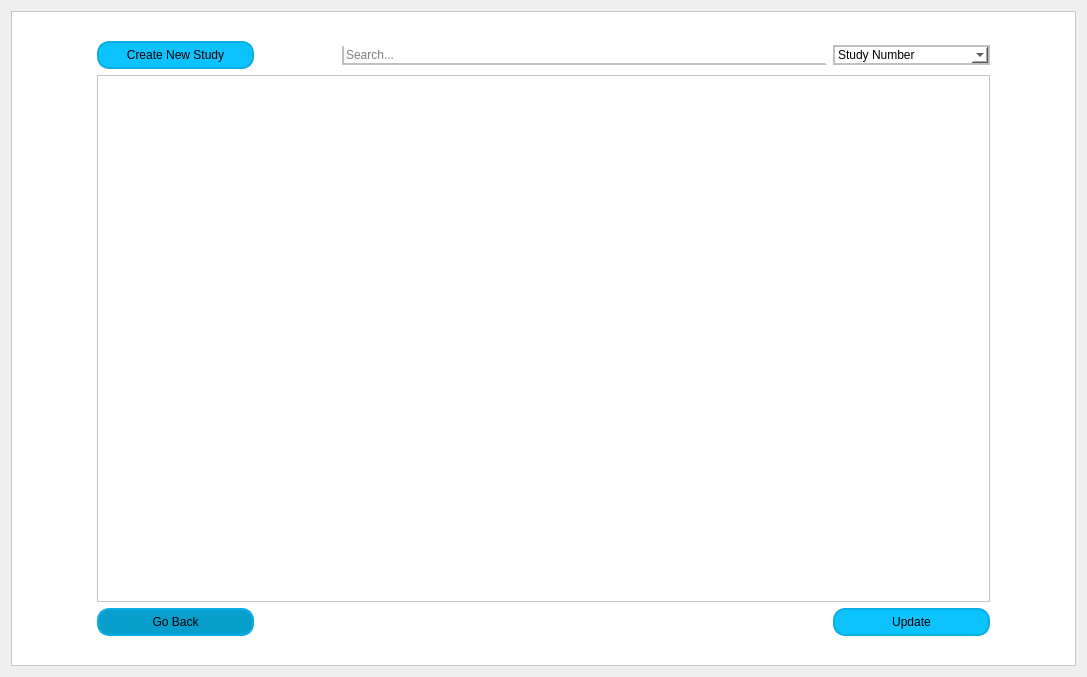
<?xml version="1.0" encoding="UTF-8"?>
<ui version="4.0">
 <class>Form</class>
 <widget class="QWidget" name="Form">
  <property name="geometry">
   <rect>
    <x>0</x>
    <y>0</y>
    <width>1087</width>
    <height>677</height>
   </rect>
  </property>
  <property name="windowTitle">
   <string>iOSA - Patient Apnea Studies</string>
  </property>
  <property name="styleSheet">
   <string notr="true">QScrollBar:vertical {
	border: none;
	background-color: rgb(205, 205, 205);
	width: 14px;
	margin: 15px 0 15px 0;
	border-radius: 0x;
}

QScrollBar::handle:vertical {
	background-color: rgb(205, 205, 205);
	border-radius: 7px;
}

QScrollBar::handle:vertical:hover {
	background-color: rgb(7, 119, 156)
}

QScrollBar::handle:vertical:pressed {
	background-color: rgb(9, 139, 182);
}

/* TOP BUTTON*/

QScrollBar::sub-line:vertical {
	border: none;
	background-color: rgb(7, 119, 156);
	height: 15px;
	border-top-left-radius: 7px;
	border-top-right-radius: 7px;
	subcontrol-position: top;
	subcontrol-origin: margin;
}

QScrollBar::sub-line:vertical:hover {
	background-color: rgb(205, 205, 205);
}

QScrollBar::sub-line:vertical:pressed {
	background-color: rgb(11, 170, 223);
}

/*BOTTOM BUTTON*/

QScrollBar::add-line:vertical {
	border: none;
	background-color: rgb(7, 119, 156);
	height: 15px;
	border-bottom-left-radius: 7px;
	border-bottom-right-radius: 7px;
	subcontrol-position: bottom;
	subcontrol-origin: margin;
}

QScrollBar::add-line:vertical:hover {
	background-color: rgb(205, 205, 205);
}

QScrollBar::add-line:vertical:pressed {
	background-color: rgb(11, 170, 223);
}

/*RESET ARROWS*/

QScrollBar::up-arrow:vertical, QScrollBar::down-arrow:vertical {
	background-color: none;
}

QScrollBar::add-page:vertical, QScrollBar::sub-page:vertical {
	background-color: none;
}
</string>
  </property>
  <layout class="QVBoxLayout" name="verticalLayout">
   <item>
    <widget class="QFrame" name="mainFrame">
     <property name="styleSheet">
      <string notr="true">QFrame {
	background-color: rgb(255, 255, 255);
}
QLineEdit {
	background-color: rgb(255, 255, 255);
	border-width: 2px;
	border-style: solid;
	border-color: none;
	border-bottom-color: rgb(192, 192, 192);
	border-radius: 15px;
}
QLineEdit:hover {
	border-bottom-color: rgb(140, 140, 140);
}
QPushButton {
	padding: 5px;
	border-width: 2px;
	border-style: solid;
	border-color: rgb(11, 173, 226);
	background-color: rgb(13, 195, 255);
	border-radius: 12px;
}

QPushButton:hover {
	background-color: rgb(11, 173, 226);
}

QPushButton:pressed {
	border-color: (9, 146, 191);
	background-color:rgb(9, 146, 191);
}

/*----------*/

QComboBox 
{
    border: 2px solid;
    background: rgb(255, 255, 255);
	border-color:  rgb(192, 192, 192);
}
</string>
     </property>
     <property name="frameShape">
      <enum>QFrame::StyledPanel</enum>
     </property>
     <property name="frameShadow">
      <enum>QFrame::Raised</enum>
     </property>
     <layout class="QVBoxLayout" name="verticalLayout_2">
      <item>
       <layout class="QGridLayout" name="gridLayout">
        <item row="0" column="5">
         <spacer name="horizontalSpacer_8">
          <property name="orientation">
           <enum>Qt::Horizontal</enum>
          </property>
          <property name="sizeHint" stdset="0">
           <size>
            <width>40</width>
            <height>20</height>
           </size>
          </property>
         </spacer>
        </item>
        <item row="2" column="0">
         <spacer name="verticalSpacer">
          <property name="orientation">
           <enum>Qt::Vertical</enum>
          </property>
          <property name="sizeHint" stdset="0">
           <size>
            <width>20</width>
            <height>40</height>
           </size>
          </property>
         </spacer>
        </item>
        <item row="0" column="4">
         <spacer name="horizontalSpacer_9">
          <property name="orientation">
           <enum>Qt::Horizontal</enum>
          </property>
          <property name="sizeHint" stdset="0">
           <size>
            <width>40</width>
            <height>20</height>
           </size>
          </property>
         </spacer>
        </item>
        <item row="4" column="11">
         <spacer name="horizontalSpacer_25">
          <property name="orientation">
           <enum>Qt::Horizontal</enum>
          </property>
          <property name="sizeHint" stdset="0">
           <size>
            <width>40</width>
            <height>20</height>
           </size>
          </property>
         </spacer>
        </item>
        <item row="3" column="0">
         <spacer name="horizontalSpacer_27">
          <property name="orientation">
           <enum>Qt::Horizontal</enum>
          </property>
          <property name="sizeHint" stdset="0">
           <size>
            <width>40</width>
            <height>20</height>
           </size>
          </property>
         </spacer>
        </item>
        <item row="0" column="6">
         <spacer name="horizontalSpacer_7">
          <property name="orientation">
           <enum>Qt::Horizontal</enum>
          </property>
          <property name="sizeHint" stdset="0">
           <size>
            <width>40</width>
            <height>20</height>
           </size>
          </property>
         </spacer>
        </item>
        <item row="0" column="9">
         <spacer name="horizontalSpacer_4">
          <property name="orientation">
           <enum>Qt::Horizontal</enum>
          </property>
          <property name="sizeHint" stdset="0">
           <size>
            <width>40</width>
            <height>20</height>
           </size>
          </property>
         </spacer>
        </item>
        <item row="4" column="8">
         <spacer name="horizontalSpacer_22">
          <property name="orientation">
           <enum>Qt::Horizontal</enum>
          </property>
          <property name="sizeHint" stdset="0">
           <size>
            <width>40</width>
            <height>20</height>
           </size>
          </property>
         </spacer>
        </item>
        <item row="4" column="3">
         <spacer name="horizontalSpacer_17">
          <property name="orientation">
           <enum>Qt::Horizontal</enum>
          </property>
          <property name="sizeHint" stdset="0">
           <size>
            <width>40</width>
            <height>20</height>
           </size>
          </property>
         </spacer>
        </item>
        <item row="0" column="10">
         <spacer name="horizontalSpacer_3">
          <property name="orientation">
           <enum>Qt::Horizontal</enum>
          </property>
          <property name="sizeHint" stdset="0">
           <size>
            <width>40</width>
            <height>20</height>
           </size>
          </property>
         </spacer>
        </item>
        <item row="0" column="8">
         <spacer name="horizontalSpacer_5">
          <property name="orientation">
           <enum>Qt::Horizontal</enum>
          </property>
          <property name="sizeHint" stdset="0">
           <size>
            <width>40</width>
            <height>20</height>
           </size>
          </property>
         </spacer>
        </item>
        <item row="4" column="4">
         <spacer name="horizontalSpacer_18">
          <property name="orientation">
           <enum>Qt::Horizontal</enum>
          </property>
          <property name="sizeHint" stdset="0">
           <size>
            <width>40</width>
            <height>20</height>
           </size>
          </property>
         </spacer>
        </item>
        <item row="1" column="0">
         <spacer name="horizontalSpacer_28">
          <property name="orientation">
           <enum>Qt::Horizontal</enum>
          </property>
          <property name="sizeHint" stdset="0">
           <size>
            <width>40</width>
            <height>20</height>
           </size>
          </property>
         </spacer>
        </item>
        <item row="4" column="9">
         <spacer name="horizontalSpacer_23">
          <property name="orientation">
           <enum>Qt::Horizontal</enum>
          </property>
          <property name="sizeHint" stdset="0">
           <size>
            <width>40</width>
            <height>20</height>
           </size>
          </property>
         </spacer>
        </item>
        <item row="4" column="1">
         <spacer name="horizontalSpacer_15">
          <property name="orientation">
           <enum>Qt::Horizontal</enum>
          </property>
          <property name="sizeHint" stdset="0">
           <size>
            <width>40</width>
            <height>20</height>
           </size>
          </property>
         </spacer>
        </item>
        <item row="0" column="11">
         <spacer name="horizontalSpacer_2">
          <property name="orientation">
           <enum>Qt::Horizontal</enum>
          </property>
          <property name="sizeHint" stdset="0">
           <size>
            <width>40</width>
            <height>20</height>
           </size>
          </property>
         </spacer>
        </item>
        <item row="4" column="2">
         <spacer name="horizontalSpacer_16">
          <property name="orientation">
           <enum>Qt::Horizontal</enum>
          </property>
          <property name="sizeHint" stdset="0">
           <size>
            <width>40</width>
            <height>20</height>
           </size>
          </property>
         </spacer>
        </item>
        <item row="0" column="3">
         <spacer name="horizontalSpacer_10">
          <property name="orientation">
           <enum>Qt::Horizontal</enum>
          </property>
          <property name="sizeHint" stdset="0">
           <size>
            <width>40</width>
            <height>20</height>
           </size>
          </property>
         </spacer>
        </item>
        <item row="4" column="6">
         <spacer name="horizontalSpacer_20">
          <property name="orientation">
           <enum>Qt::Horizontal</enum>
          </property>
          <property name="sizeHint" stdset="0">
           <size>
            <width>40</width>
            <height>20</height>
           </size>
          </property>
         </spacer>
        </item>
        <item row="1" column="12" rowspan="3">
         <spacer name="verticalSpacer_2">
          <property name="orientation">
           <enum>Qt::Vertical</enum>
          </property>
          <property name="sizeHint" stdset="0">
           <size>
            <width>20</width>
            <height>40</height>
           </size>
          </property>
         </spacer>
        </item>
        <item row="2" column="1" colspan="11">
         <widget class="QTableView" name="apnea_study_table_view">
          <property name="styleSheet">
           <string notr="true">font-size: 25 px;</string>
          </property>
          <property name="editTriggers">
           <set>QAbstractItemView::NoEditTriggers</set>
          </property>
          <attribute name="verticalHeaderVisible">
           <bool>false</bool>
          </attribute>
         </widget>
        </item>
        <item row="0" column="12">
         <spacer name="horizontalSpacer">
          <property name="orientation">
           <enum>Qt::Horizontal</enum>
          </property>
          <property name="sizeHint" stdset="0">
           <size>
            <width>40</width>
            <height>20</height>
           </size>
          </property>
         </spacer>
        </item>
        <item row="1" column="10" colspan="2">
         <widget class="QComboBox" name="filter_combo_box">
          <item>
           <property name="text">
            <string>Study Number</string>
           </property>
          </item>
          <item>
           <property name="text">
            <string>Status</string>
           </property>
          </item>
          <item>
           <property name="text">
            <string>Study Date</string>
           </property>
          </item>
         </widget>
        </item>
        <item row="4" column="7">
         <spacer name="horizontalSpacer_21">
          <property name="orientation">
           <enum>Qt::Horizontal</enum>
          </property>
          <property name="sizeHint" stdset="0">
           <size>
            <width>40</width>
            <height>20</height>
           </size>
          </property>
         </spacer>
        </item>
        <item row="4" column="12">
         <spacer name="horizontalSpacer_26">
          <property name="orientation">
           <enum>Qt::Horizontal</enum>
          </property>
          <property name="sizeHint" stdset="0">
           <size>
            <width>40</width>
            <height>20</height>
           </size>
          </property>
         </spacer>
        </item>
        <item row="0" column="7">
         <spacer name="horizontalSpacer_6">
          <property name="orientation">
           <enum>Qt::Horizontal</enum>
          </property>
          <property name="sizeHint" stdset="0">
           <size>
            <width>40</width>
            <height>20</height>
           </size>
          </property>
         </spacer>
        </item>
        <item row="4" column="0">
         <spacer name="horizontalSpacer_14">
          <property name="orientation">
           <enum>Qt::Horizontal</enum>
          </property>
          <property name="sizeHint" stdset="0">
           <size>
            <width>40</width>
            <height>20</height>
           </size>
          </property>
         </spacer>
        </item>
        <item row="4" column="10">
         <spacer name="horizontalSpacer_24">
          <property name="orientation">
           <enum>Qt::Horizontal</enum>
          </property>
          <property name="sizeHint" stdset="0">
           <size>
            <width>40</width>
            <height>20</height>
           </size>
          </property>
         </spacer>
        </item>
        <item row="4" column="5">
         <spacer name="horizontalSpacer_19">
          <property name="orientation">
           <enum>Qt::Horizontal</enum>
          </property>
          <property name="sizeHint" stdset="0">
           <size>
            <width>40</width>
            <height>20</height>
           </size>
          </property>
         </spacer>
        </item>
        <item row="0" column="1">
         <spacer name="horizontalSpacer_12">
          <property name="orientation">
           <enum>Qt::Horizontal</enum>
          </property>
          <property name="sizeHint" stdset="0">
           <size>
            <width>40</width>
            <height>20</height>
           </size>
          </property>
         </spacer>
        </item>
        <item row="0" column="2">
         <spacer name="horizontalSpacer_11">
          <property name="orientation">
           <enum>Qt::Horizontal</enum>
          </property>
          <property name="sizeHint" stdset="0">
           <size>
            <width>40</width>
            <height>20</height>
           </size>
          </property>
         </spacer>
        </item>
        <item row="0" column="0">
         <spacer name="horizontalSpacer_13">
          <property name="orientation">
           <enum>Qt::Horizontal</enum>
          </property>
          <property name="sizeHint" stdset="0">
           <size>
            <width>40</width>
            <height>20</height>
           </size>
          </property>
         </spacer>
        </item>
        <item row="1" column="1" colspan="2">
         <widget class="QPushButton" name="create_new_study_push_button">
          <property name="text">
           <string>Create New Study</string>
          </property>
         </widget>
        </item>
        <item row="1" column="4" colspan="6">
         <widget class="QLineEdit" name="search_line_edit">
          <property name="styleSheet">
           <string notr="true">border-left-color: rgb(192, 192, 192);</string>
          </property>
          <property name="placeholderText">
           <string>Search...</string>
          </property>
         </widget>
        </item>
        <item row="3" column="1" colspan="2">
         <widget class="QPushButton" name="previous_page_push_button">
          <property name="styleSheet">
           <string notr="true">border-color: rgb(11, 173, 226);
background-color: rgb(9, 159, 204);
</string>
          </property>
          <property name="text">
           <string>Go Back</string>
          </property>
         </widget>
        </item>
        <item row="3" column="10" colspan="2">
         <widget class="QPushButton" name="update_table_push_button">
          <property name="text">
           <string>Update</string>
          </property>
         </widget>
        </item>
       </layout>
      </item>
     </layout>
    </widget>
   </item>
  </layout>
 </widget>
 <resources/>
 <connections/>
</ui>
